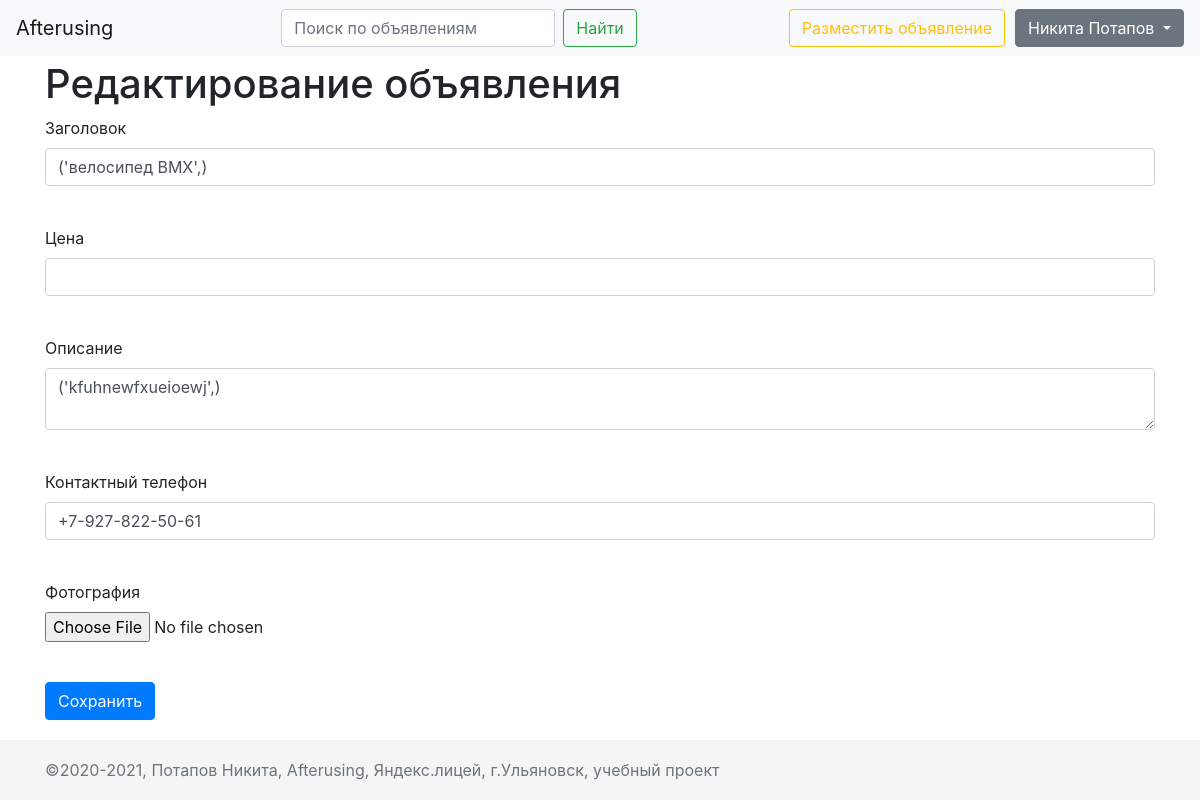
The app's page /edit_product/1 (signed in), older data.
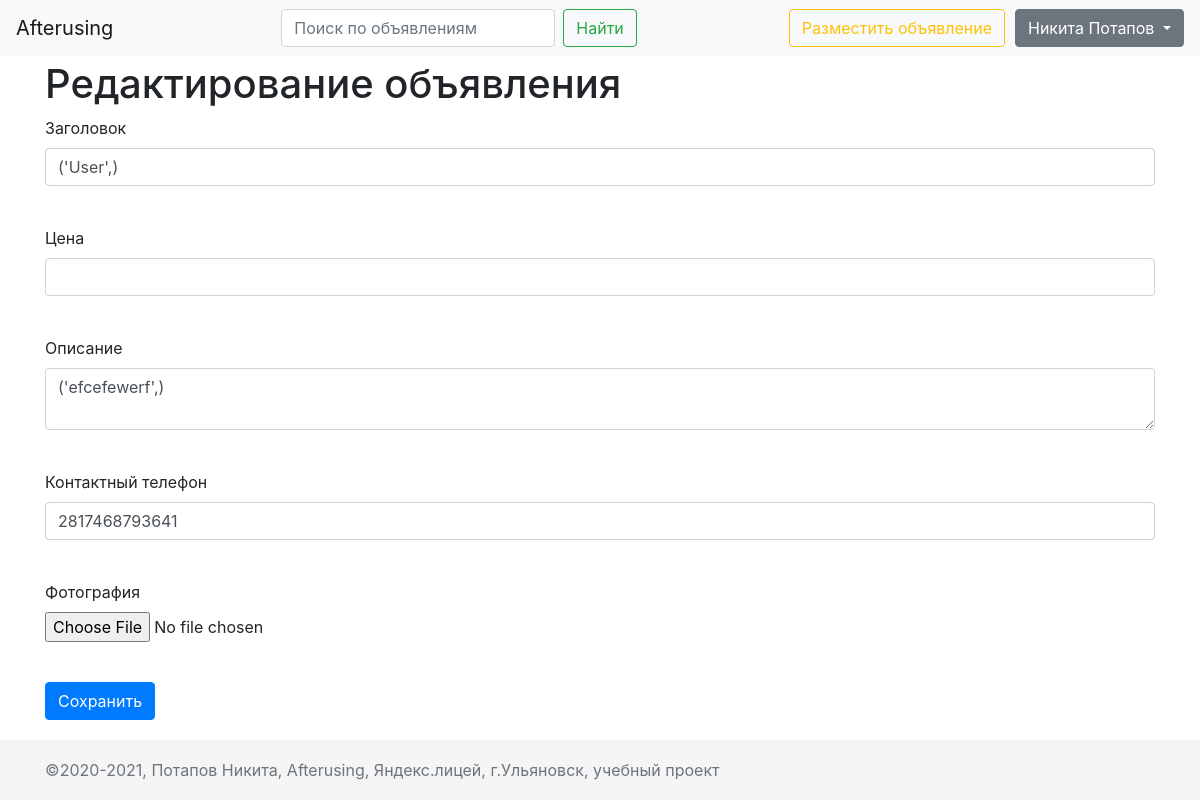
The same page, newer data.
### data/products.py (models this page shows, shortened)
class Product(SqlAlchemyBase, SerializerMixin):
    __tablename__ = 'products'
    id = sqlalchemy.Column(sqlalchemy.Integer,
                           primary_key=True, autoincrement=True, index=True)
    user_id = sqlalchemy.Column(sqlalchemy.Integer, sqlalchemy.ForeignKey('users.id'))
    user = orm.relation('User')
    path_to_img = sqlalchemy.Column(sqlalchemy.String, nullable=True)
    cost = sqlalchemy.Column(sqlalchemy.Integer, nullable=True)
    title = sqlalchemy.Column(sqlalchemy.String, nullable=True, index=True)
    content = sqlalchemy.Column(sqlalchemy.String, nullable=True)
    contact_number = sqlalchemy.Column(sqlalchemy.String, nullable=True)
    created_date = sqlalchemy.Column(sqlalchemy.DateTime)

### main.py (the view, shortened to what this page needs)
@app.route('/edit_product/<int:id>', methods=['GET', 'POST'])
@login_required
def edit_jobs(id):
    form = AddProductForm()
    if request.method == "GET":
        db_sess = db_session.create_session()
        product = db_sess.query(Product).filter(Product.id == id,
                                                Product.user_id == current_user.id).first()
        if product:
            form.cost.data = product.cost,
            form.title.data = product.title,
            form.content.data = product.content,
            form.contact_number.data = product.contact_number
        else:
            abort(404)
    return render_template('add_product.html',
                           title='Редактирование объявления',
                           form=form
                           )

### forms/product.py
class AddProductForm(FlaskForm):
    cost = IntegerField(label='Цена', validators=[DataRequired()])
    title = StringField(label='Заголовок', validators=[DataRequired()])
    content = TextAreaField('Описание', validators=[DataRequired()])
    contact_number = StringField('Контактный телефон', validators=[DataRequired()])
    image = FileField(label='Фотография')
    submit = SubmitField('Сохранить')

### data/db_session.py (called while the page is built)
def create_session() -> Session:
    global __factory
    return __factory()

### main.py (called while the page is built)
@login_manager.user_loader
def load_user(user_id):
    db_sess = db_session.create_session()
    return db_sess.query(User).get(user_id)

### templates/add_product.html (shortened to what this page needs)
{% extends "base.html" %}
{% block content %}
<h1>{{title}}</h1>
<form action="" method="post" enctype="multipart/form-data">
    <p>
        {{ form.title.label }}<br>
        {{ form.title(class="form-control") }}<br>
    </p>
    <p>
        {{ form.cost.label }}<br>
        {{ form.cost(class="form-control") }}<br>
    </p>
    <p>
        {{ form.content.label }}<br>
        {{ form.content(class="form-control") }}<br>
    </p>
    <p>
        {{ form.contact_number.label }}<br>
        {{ form.contact_number(class="form-control") }}<br>
    </p>
    <p>
        {{ form.image.label }}<br>
        {{ form.image(class="form-control-file") }}<br>
    </p>
    <p>{{ form.submit(type="submit", class="btn btn-primary") }}</p>
</form>
{% endblock %}

Row changes from the older to the newer data that the page shows:
changed Product: title "('велосипед BMX',)" → "('User',)"; content "('kfuhnewfxueioewj',)" → "('efcefewerf',)"; contact_number "+7-927-822-50-61" → "2817468793641"
